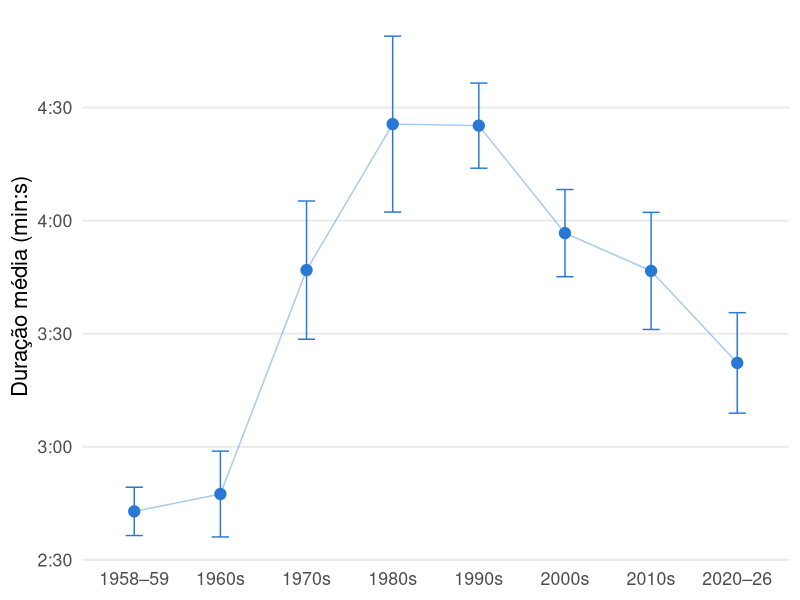
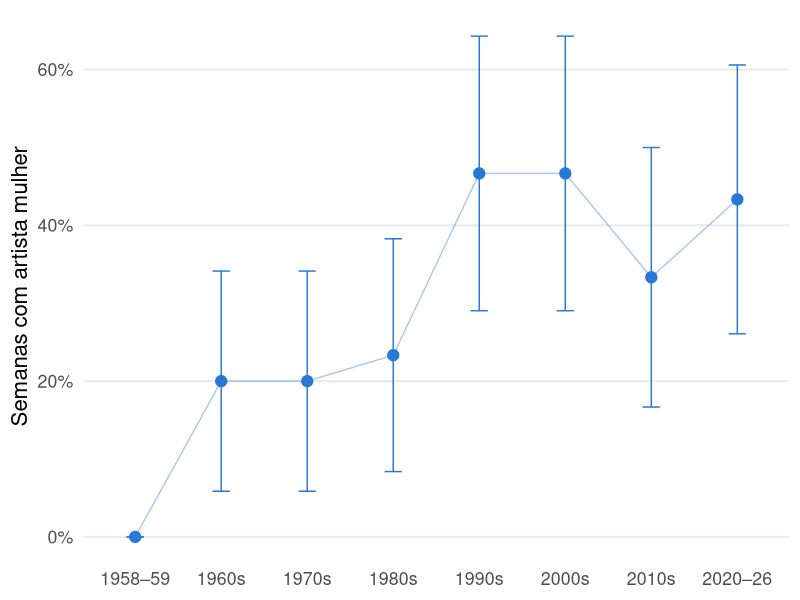

These figures' R source, in order:
## ---- chunk 1
knitr::opts_chunk$set(echo = FALSE, warning = FALSE, message = FALSE)
library(dplyr); library(readr); library(ggplot2); library(knitr)

quadro <- read_csv("top_hits_number_one.csv", show_col_types = FALSE) %>%
  mutate(ano = as.integer(substr(as.character(date), 1, 4)),
         periodo = paste0(ano %/% 10 * 10, "s"))
amostra <- read_csv("amostra.csv",
                    col_types = cols(.default = "c", ano = "i", duracao_s = "d", mulher = "i"))

rotulo <- c("1950s" = "1958–59", "1960s" = "1960s", "1970s" = "1970s", "1980s" = "1980s",
            "1990s" = "1990s", "2000s" = "2000s", "2010s" = "2010s", "2020s" = "2020–26")
estratos <- count(quadro, periodo, name = "N_h") %>% mutate(n_h = 30, pi_h = n_h / N_h)

estimativas <- amostra %>%
  group_by(periodo) %>%
  summarise(n_h = n(), media = mean(duracao_s), s_h = sd(duracao_s), p_h = mean(mulher)) %>%
  left_join(select(estratos, periodo, N_h), by = "periodo") %>%
  mutate(f_h = n_h / N_h,
         me_media = qt(0.975, n_h - 1) * sqrt((1 - f_h) * s_h^2 / n_h),
         me_p     = qnorm(0.975) * sqrt((1 - f_h) * p_h * (1 - p_h) / (n_h - 1)),
         Periodo  = factor(rotulo[periodo], levels = rotulo))

COR  <- "#2a78d6"
tema <- theme_minimal(base_size = 16) +
  theme(panel.grid.major.x = element_blank(), panel.grid.minor = element_blank())
## ---- chunk 2
estratos %>%
  mutate(Período = rotulo[periodo], pi_h = round(pi_h, 3)) %>%
  select(Período, N_h, n_h, pi_h) %>%
  kable(col.names = c("Período", "Semanas (N_h)", "Amostra (n_h)", "Prob. de seleção (n_h/N_h)"))
## ---- chunk 3
ggplot(estimativas, aes(x = Periodo, y = media)) +
  geom_line(aes(group = 1), color = COR, alpha = 0.4) +
  geom_errorbar(aes(ymin = media - me_media, ymax = media + me_media), width = 0.2, color = COR) +
  geom_point(size = 3.5, color = COR) +
  scale_y_continuous(breaks = seq(150, 300, 30),
                     labels = function(x) sprintf("%d:%02d", x %/% 60, x %% 60)) +
  labs(x = NULL, y = "Duração média (min:s)") + tema
## ---- chunk 4
ggplot(estimativas, aes(x = Periodo, y = p_h)) +
  geom_line(aes(group = 1), color = COR, alpha = 0.4) +
  geom_errorbar(aes(ymin = pmax(0, p_h - me_p), ymax = pmin(1, p_h + me_p)), width = 0.2, color = COR) +
  geom_point(size = 3.5, color = COR) +
  scale_y_continuous(labels = function(x) paste0(round(100 * x), "%"), limits = c(0, NA)) +
  labs(x = NULL, y = "Semanas com artista mulher") + tema
